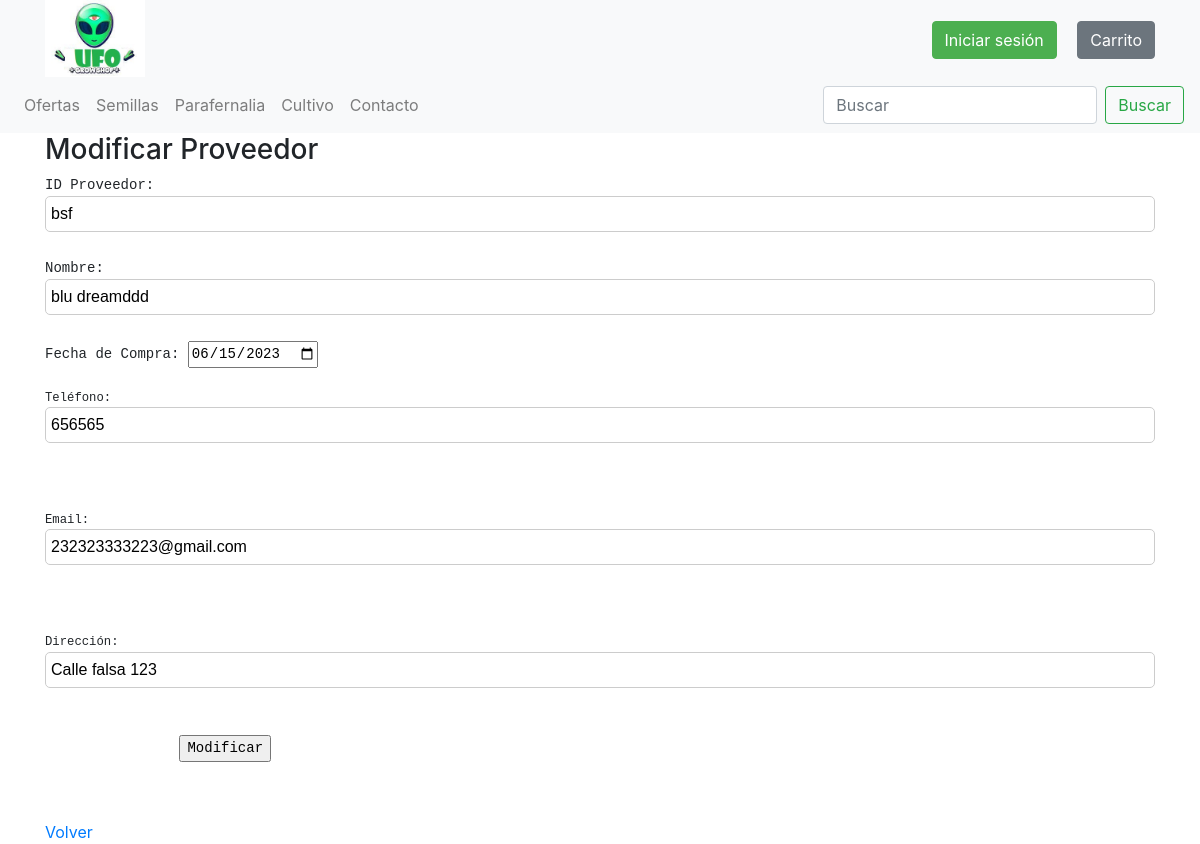
/buscar_proveedor/bsf, run on the app's committed database.
### store/models.py (models this page shows, shortened)
class Proveedor(models.Model):
    id_prov = models.CharField(primary_key=True, max_length=10)
    nombre = models.CharField(max_length=20)
    id_cat_prove = models.ForeignKey(CatProve, on_delete=models.CASCADE, related_name='proveedores')
    fecha_compra = models.DateField(blank=False, null=False)
    telefono = models.CharField(max_length=45)
    email = models.EmailField(unique=True, max_length=100, blank=True, null=True)
    direccion = models.CharField(max_length=50, blank=True, null=True)

### store/views.py (the view)
# urls.py: path('buscar_proveedor/<str:pk>', views.buscar_proveedor, name='buscar_proveedor'),
def buscar_proveedor(request, pk):
    if pk != "":
        try:
            proveedor = Proveedor.objects.get(id_prov=pk)
            context = {"proveedor": proveedor}
            return render(request, 'store/editar_proveedor.html', context)
        except Proveedor.DoesNotExist:
            mensaje = "El proveedor NO existe"
    else:
        mensaje = "El proveedor NO existe"
    lista_proveedores = Proveedor.objects.all()
    context = {"proveedores": lista_proveedores, "mensaje": mensaje}
    return render(request, 'store/panel.html', context)

### store/context_processor.py (called while the page is built, shortened)
def total_carrito(request):
    total = Decimal('0.00')
    return {"total_carrito": total}

### store/templates/store/editar_proveedor.html (shortened to what this page needs)
{% load static %}
<!DOCTYPE html>
<html lang="en">
    <head>
        <link rel="stylesheet" href="{% static 'css/style.css' %}">
        <link rel="stylesheet" href="https://maxcdn.bootstrapcdn.com/bootstrap/4.0.0/css/bootstrap.min.css">
    </head>
<body>
    <header class="bg-light">
        <div class="container">
            <div class="row justify-content-between align-items-center">
                <div class="col-auto">
                    <a href="{% url 'index' %}">
                        <img src="{% static 'img/icono.png' %}">
                    </a>
                </div>
                <div class="col-auto">
                    <a href="{% url 'entrar' %}" class="btn btn-primary mr-3">Iniciar sesión</a>
                    <a href="{% url 'carrito' %}" class="btn btn-secondary">Carrito</a>
                </div>
            </div>
        </div>
    </header>
    <nav class="navbar navbar-expand-lg navbar-light bg-light">
        <div class="collapse navbar-collapse" id="collapsibleNavbar">
            <ul class="navbar-nav mr-auto">
                <li class="nav-item">
                    <a class="nav-link" href="{% url 'ofertas' %}">Ofertas</a>
                </li>
                <li class="nav-item">
                    <a class="nav-link" href="{% url 'semillas' %}">Semillas</a>
                </li>
                <li class="nav-item">
                    <a class="nav-link" href="{% url 'parafernalia' %}">Parafernalia</a>
                </li>
                <li class="nav-item">
                    <a class="nav-link" href="{% url 'cultivo' %}">Cultivo</a>
                </li>
                <li class="nav-item">
                    <a class="nav-link" href="{% url 'contacto' %}">Contacto</a>
                </li>
            </ul>
            <form class="form-inline my-2 my-lg-0">
                <input class="form-control mr-sm-2" type="search" placeholder="Buscar" aria-label="Search">
                <button class="btn btn-outline-success my-2 my-sm-0" type="submit">Buscar</button>
            </form>
        </div>
      </nav>
      <div class="container">
        <h3>Modificar Proveedor</h3>
        <div class="form-container">
            <form action="{% url 'modificar_proveedor' %}" method="POST">
                <pre>ID Proveedor: <input type="text" name="id_prov" value="{{ proveedor.id_prov }}"></pre>
                <pre>Nombre: <input type="text" name="nombre" value="{{ proveedor.nombre }}"></pre>
                <pre>Fecha de Compra: <input type="date" name="fecha_compra" value="{{ proveedor.fecha_compra | date:'Y-m-d'}}">
                <pre>Teléfono: <input type="text" name="telefono" value="{{ proveedor.telefono }}"></pre>
                <pre>Email: <input type="email" name="email" value="{{ proveedor.email }}"></pre>
                <pre>Dirección: <input type="text" name="direccion" value="{{ proveedor.direccion }}"></pre>
                <input type="submit" value="Modificar">
            </form>
        </div>
        <a href="{% url 'panel' %}">Volver</a>
    </div>
</body>
</html>
</body>
</html>

### store/static/css/style.css (style rules this page uses)
@media only screen and (min-width: 768px) { header .col-auto:first-child { margin-right: 0px; } }
@media only screen and (min-width: 768px) { header img { width: 100px; height: auto; float: left } }
@media only screen and (min-width: 768px) { header { height: 77px; } }
.navbar { background-color: #f8f8ff; }
@media only screen and (min-width: 600px) { img { width: 80%; } }
@media only screen and (min-width: 768px) { img { width: 90%; } }
@media only screen and (min-width: 992px) { img { width: 100%; } }
@media only screen and (min-width: 1200px) { img { width: 200%; } }
form { display: flex; flex-direction: column; }
input[type="text"], input[type="email"], textarea { display: block; margin-bottom: 10px; padding: 5px; width: 100%; border: 1px solid #ccc; border-radius: 5px; font-size: 16px; font-family: Arial, sans-serif; }
.btn.btn-primary { background-color: #4CAF50; border-color: #4CAF50; }

### data on the page
Proveedor: id_prov "bsf", nombre "blu dreamddd", fecha_compra "06/15/2023", telefono "656565", email "232323333223@gmail.com", direccion "Calle falsa 123"
